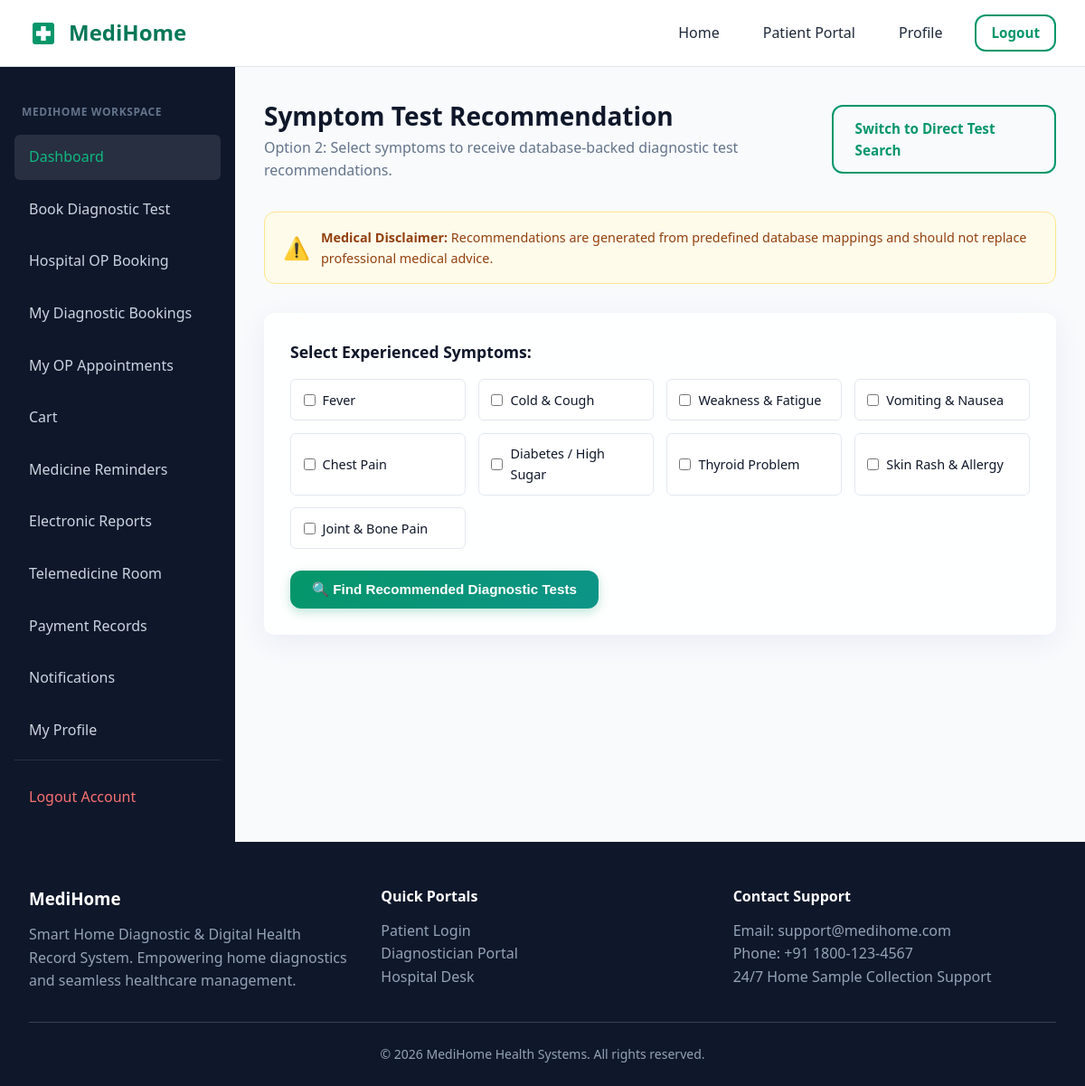
/patients/diagnostics/recommendations/ (signed in), run on the app's committed database.
### diagnostics/models.py (models this page shows, shortened)
class Symptom(models.Model):
    name = models.CharField(max_length=100, unique=True)
    description = models.TextField(blank=True, null=True)

### patients/views.py (the view, shortened to what this page needs)
# urls.py: path('diagnostics/recommendations/', views.symptom_recommendation_view, name='symptom_recommendations'),
@patient_required
def symptom_recommendation_view(request):
    symptoms = Symptom.objects.all()
    selected_symptom_ids = [int(sid) for sid in request.GET.getlist('symptoms') if sid.isdigit()]
    recommendations = []
    disclaimer = "Recommendations are generated from predefined database mappings and should not replace professional medical advice."
    return render(request, 'patients/diagnostic_recommendation.html', {
        'symptoms': symptoms,
        'selected_symptom_ids': selected_symptom_ids,
        'recommendations': recommendations,
        'disclaimer': disclaimer
    })

### accounts/models.py (called while the page is built)
    def is_patient(self):
        return self.role == self.Role.PATIENT

### templates/patients/diagnostic_recommendation.html (shortened to what this page needs)
{% extends 'dashboard_base.html' %}
{% block dashboard_content %}
<div class="dashboard-header">
    <div>
        <h2 style="font-size: 1.75rem; color: var(--dark);">Symptom Test Recommendation</h2>
        <p style="color: var(--text-secondary);">Option 2: Select symptoms to receive database-backed diagnostic test recommendations.</p>
    </div>
    <a href="{% url 'patients:diagnostic_search' %}" class="btn btn-outline">
        Switch to Direct Test Search
    </a>
</div>
<div style="background: #fffbebfd; border: 1px solid #fde68a; color: #92400e; padding: 1rem 1.25rem; border-radius: var(--radius-md); margin-bottom: 2rem; display: flex; gap: 0.75rem; align-items: center;">
    <span style="font-size: 1.5rem;">⚠️</span>
    <div style="font-size: 0.9rem;">
        <strong>Medical Disclaimer:</strong> {{ disclaimer }}
    </div>
</div>
<div class="glass-card" style="margin-bottom: 2rem;">
    <h3 style="font-size: 1.1rem; color: var(--dark); margin-bottom: 1rem;">Select Experienced Symptoms:</h3>
    <form method="GET" action=".">
        <div style="display: grid; grid-template-columns: repeat(auto-fill, minmax(180px, 1fr)); gap: 0.85rem; margin-bottom: 1.5rem;">
            {% for symptom in symptoms %}
            <label style="display: flex; align-items: center; gap: 0.5rem; background: var(--white); padding: 0.65rem 0.85rem; border-radius: var(--radius-sm); border: 1px solid var(--border); cursor: pointer;">
                <input type="checkbox" name="symptoms" value="{{ symptom.id }}" {% if symptom.id in selected_symptom_ids %}checked{% endif %}>
                <span style="font-weight: 500; font-size: 0.9rem; color: var(--dark);">{{ symptom.name }}</span>
            </label>
            {% endfor %}
        </div>
        <button type="submit" class="btn btn-primary">
            🔍 Find Recommended Diagnostic Tests
        </button>
    </form>
</div>
{% endblock %}

### templates/dashboard_base.html (shortened to what this page needs)
{% extends 'base.html' %}
{% load static %}
{% block extra_css %}
<link rel="stylesheet" href="{% static 'css/dashboard.css' %}">
{% endblock %}
{% block content %}
<div class="dashboard-layout">
    <aside class="sidebar">
        <div class="sidebar-title">MediHome Workspace</div>
        {% if user.is_patient %}
            <a href="{% url 'patients:dashboard' %}" class="sidebar-item active">Dashboard</a>
            <a href="{% url 'patients:diagnostic_search' %}" class="sidebar-item">Book Diagnostic Test</a>
            <a href="{% url 'hospitals:op_booking' %}" class="sidebar-item">Hospital OP Booking</a>
            <a href="{% url 'patients:booking_history' %}" class="sidebar-item">My Diagnostic Bookings</a>
            <a href="{% url 'hospitals:appointment_list' %}" class="sidebar-item">My OP Appointments</a>
            <a href="{% url 'patients:cart' %}" class="sidebar-item">Cart</a>
            <a href="{% url 'patients:medicine_reminders' %}" class="sidebar-item">Medicine Reminders</a>
            <a href="{% url 'reports:list' %}" class="sidebar-item">Electronic Reports</a>
            <a href="{% url 'telemedicine:room' %}" class="sidebar-item">Telemedicine Room</a>
            <a href="{% url 'payments:history' %}" class="sidebar-item">Payment Records</a>
            <a href="{% url 'notifications:feed' %}" class="sidebar-item">Notifications</a>
            <a href="{% url 'accounts:profile' %}" class="sidebar-item">My Profile</a>
        {% endif %}
        <div style="margin-top: auto; padding-top: 1rem; border-top: 1px solid rgba(255,255,255,0.1);">
            <a href="{% url 'accounts:logout' %}" class="sidebar-item" style="color: #f87171;">Logout Account</a>
        </div>
    </aside>
    <section class="dashboard-main">
        {% block dashboard_content %}{% endblock %}
    </section>
</div>
{% endblock %}

### templates/base.html (shortened to what this page needs)
{% load static %}
<!DOCTYPE html>
<html lang="en">
<head>
    <link rel="stylesheet" href="{% static 'css/style.css' %}">
    <link rel="stylesheet" href="{% static 'css/components.css' %}">
    {% block extra_css %}{% endblock %}
</head>
<body>
    <header class="navbar">
        <a href="{% url 'landing' %}" class="brand-logo">
            <svg viewBox="0 0 24 24">
                <path d="M19 3H5c-1.1 0-1.99.9-1.99 2L3 19c0 1.1.89 2 1.99 2H19c1.1 0 2-.9 2-2V5c0-1.1-.9-2-2-2zm-1 11h-4v4h-4v-4H6v-4h4V6h4v4h4v4z"/>
            </svg>
            <span>MediHome</span>
        </a>
        <ul class="nav-links">
            <li><a href="{% url 'landing' %}" class="nav-link">Home</a></li>
            {% if user.is_authenticated %}
                <li><a href="{% url 'patients:dashboard' %}" class="nav-link">Patient Portal</a></li>
                <li><a href="{% url 'accounts:profile' %}" class="nav-link">Profile</a></li>
                <li><a href="{% url 'accounts:logout' %}" class="btn btn-outline" style="padding: 0.4rem 1rem;">Logout</a></li>
            {% else %}
                <li><a href="{% url 'accounts:login_patient' %}" class="nav-link">Patient Portal</a></li>
                <li><a href="{% url 'accounts:login_patient' %}" class="nav-link">Profile</a></li>
                <li><a href="{% url 'accounts:login_patient' %}" class="btn btn-outline" style="padding: 0.4rem 1rem;">Logout</a></li>
            {% endif %}
        </ul>
    </header>
    <main style="flex: 1;">
        {% block content %}{% endblock %}
    </main>
    <footer class="footer">
        <div class="footer-grid">
            <div>
                <h3 style="color: var(--white); margin-bottom: 0.75rem;">MediHome</h3>
                <p>Smart Home Diagnostic & Digital Health Record System. Empowering home diagnostics and seamless healthcare management.</p>
            </div>
            <div>
                <h4 style="color: var(--white); margin-bottom: 0.75rem;">Quick Portals</h4>
                <p><a href="{% url 'accounts:login_patient' %}" style="color: #94a3b8;">Patient Login</a></p>
                <p><a href="{% url 'accounts:login_diagnostician' %}" style="color: #94a3b8;">Diagnostician Portal</a></p>
                <p><a href="{% url 'accounts:login_hospital' %}" style="color: #94a3b8;">Hospital Desk</a></p>
            </div>
            <div>
                <h4 style="color: var(--white); margin-bottom: 0.75rem;">Contact Support</h4>
                <p>Email: support@medihome.com</p>
                <p>Phone: +91 1800-123-4567</p>
                <p>24/7 Home Sample Collection Support</p>
            </div>
        </div>
        <div class="footer-bottom">
            <p>&copy; 2026 MediHome Health Systems. All rights reserved.</p>
        </div>
    </footer>
</body>
</html>

### static/css/style.css (style rules this page uses)
:root { --primary: #059669; --primary-hover: #047857; --primary-light: #d1fae5; --secondary: #0d9488; --accent: #10b981; --dark: #0f172a; --dark-surface: #1e293b; --text-primary: #1e293b; --text-secondary: #64748b; --text-muted: #94a3b8; --bg-light: #f8fafc; --white: #ffffff; --border: #e2e8f0; --shadow-sm: 0 1px 2px 0 rgba(0, 0, 0, 0.05); --shadow-md: 0 4px 6px -1px rgba(0, 0, 0, 0.1), 0 2px 4px -1px rgba(0, 0, 0, 0.06); --shadow-lg: 0 10px 15px -3px rgba(0, 0, 0, 0.1), 0 4px 6px -2px rgba(0, 0, 0, 0.05); --glass-bg: rgba(255, 255, 255, 0.85); --glass-border: rgba(255, 255, 255, 0.6); --glass-shadow: 0 8px 32px 0 rgba(31, 38, 135, 0.07); --radius-sm: 6px; --radius-md: 12px; --radius-lg: 20px; --transition: all 0.25s cubic-bezier(0.4, 0, 0.2, 1); }
* { margin: 0; padding: 0; box-sizing: border-box; }
body { font-family: system-ui, -apple-system, BlinkMacSystemFont, 'Segoe UI', Roboto, Oxygen, Ubuntu, Cantarell, 'Open Sans', 'Helvetica Neue', sans-serif; background-color: var(--bg-light); color: var(--text-primary); line-height: 1.6; min-height: 100vh; display: flex; flex-direction: column; }
a { color: var(--primary); text-decoration: none; transition: var(--transition); }
.glass-card { background: var(--glass-bg); backdrop-filter: blur(12px); -webkit-backdrop-filter: blur(12px); border: 1px solid var(--glass-border); box-shadow: var(--glass-shadow); border-radius: var(--radius-md); padding: 1.75rem; transition: var(--transition); }
.navbar { background: rgba(255, 255, 255, 0.95); backdrop-filter: blur(10px); border-bottom: 1px solid var(--border); position: sticky; top: 0; z-index: 1000; padding: 1rem 2rem; display: flex; justify-content: space-between; align-items: center; }
.brand-logo { display: flex; align-items: center; gap: 0.75rem; font-size: 1.5rem; font-weight: 700; color: var(--primary-hover); }
.brand-logo svg { width: 32px; height: 32px; fill: var(--primary); }
.nav-links { display: flex; align-items: center; gap: 1.5rem; list-style: none; }
.nav-link { font-weight: 500; color: var(--text-primary); padding: 0.5rem 0.75rem; border-radius: var(--radius-sm); }
.btn { display: inline-flex; align-items: center; justify-content: center; gap: 0.5rem; padding: 0.75rem 1.5rem; font-size: 0.95rem; font-weight: 600; border-radius: var(--radius-md); border: none; cursor: pointer; transition: var(--transition); }
.btn-primary { background: linear-gradient(135deg, var(--primary) 0%, var(--secondary) 100%); color: var(--white); box-shadow: 0 4px 12px rgba(5, 150, 105, 0.25); }
.btn-outline { background: transparent; border: 2px solid var(--primary); color: var(--primary); }
.footer { margin-top: auto; background: var(--dark); color: #94a3b8; padding: 3rem 2rem 1.5rem; }
.footer-grid { display: grid; grid-template-columns: repeat(auto-fit, minmax(220px, 1fr)); gap: 2rem; max-width: 1200px; margin: 0 auto 2rem; }
.footer-bottom { border-top: 1px solid #334155; padding-top: 1.5rem; text-align: center; font-size: 0.875rem; }

### static/css/dashboard.css (style rules this page uses)
.dashboard-layout { display: flex; min-height: calc(100vh - 70px); }
.sidebar { width: 260px; background: var(--dark); color: #94a3b8; padding: 1.5rem 1rem; display: flex; flex-direction: column; gap: 0.5rem; transition: var(--transition); }
.sidebar-title { font-size: 0.75rem; font-weight: 700; text-transform: uppercase; letter-spacing: 0.05em; color: #64748b; margin: 1rem 0.5rem 0.5rem; }
.sidebar-item { display: flex; align-items: center; gap: 0.85rem; padding: 0.75rem 1rem; color: #cbd5e1; border-radius: var(--radius-sm); font-weight: 500; transition: var(--transition); }
.sidebar-item:hover, .sidebar-item.active { background: rgba(255, 255, 255, 0.1); color: var(--accent); }
.dashboard-main { flex: 1; padding: 2rem; background: var(--bg-light); overflow-y: auto; }
.dashboard-header { display: flex; justify-content: space-between; align-items: center; margin-bottom: 2rem; }

### data on the page
Symptom: name "Fever"
Symptom: name "Cold & Cough"
Symptom: name "Weakness & Fatigue"
Symptom: name "Vomiting & Nausea"
Symptom: name "Chest Pain"
Symptom: name "Diabetes / High Sugar"
Symptom: name "Thyroid Problem"
Symptom: name "Skin Rash & Allergy"
Symptom: name "Joint & Bone Pain"

### other printed values
{{ disclaimer }} "Recommendations are generated from predefined database mappings and should not replace professional medical advice."
